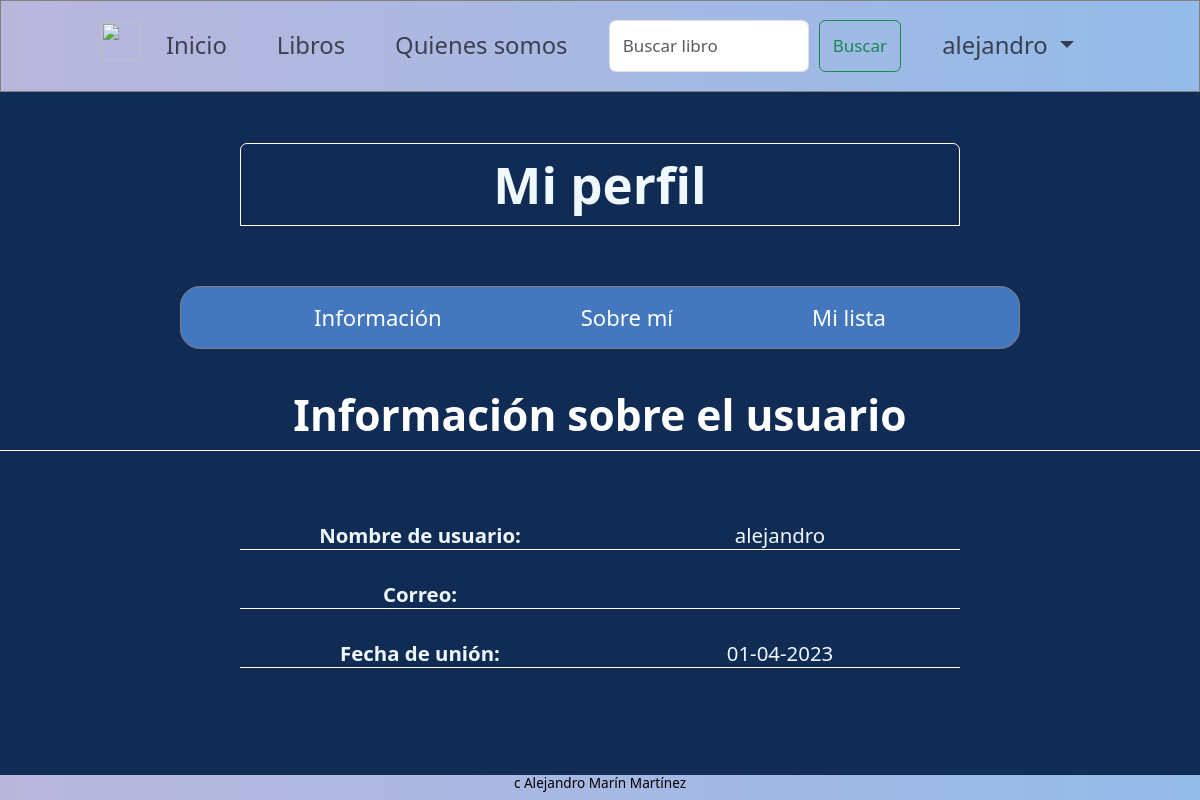
The page /profile/ (signed in) on the database as committed earlier.
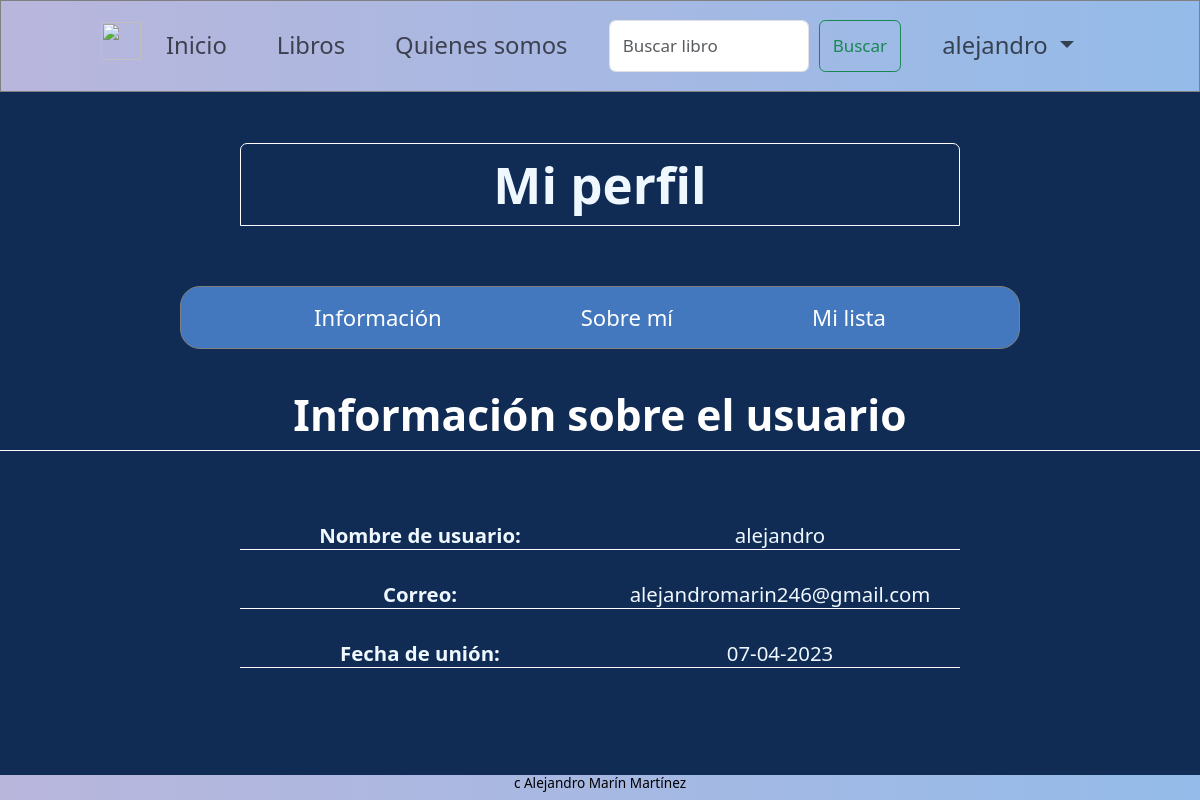
The same page on the database as committed later.
### login/models.py (models this page shows)
class User(AbstractUser):
    id = None
    username = models.CharField(max_length=20, primary_key=True)
    biografia = models.CharField(max_length=1000, default='', blank=True)
    class Meta:
        db_table = 'login_user'

### login/views.py (the view, shortened to what this page needs)
# urls.py: path('profile/', log.profile),
def profile(request):
    username = request.POST.get('username')
    if not request.user.is_authenticated and not username:
        return redirect('/login')
    if request.user.is_authenticated and not username:
        libros = getLibrosByUsername(request.user.username)
        fecha = request.user.date_joined
        fecha_esp =fecha.strftime('%d-%m-%Y')
        return render(request, 'miPerfil.html', {'user': request.user, 'libros': libros, 'mostrar': True,
                                                  'fecha_union': fecha_esp})

### gestionLibros/views.py (called while the page is built)
def getLibrosByUsername(username):
    try:
        return Listas.objects.all().select_related('user', 'book').filter(user=username).exclude(estado='sin_guardar')
    except:
        return []

### login/templates/miPerfil.html (shortened to what this page needs)
{% extends 'base.html' %}
{% load static %}
{% load crispy_forms_tags %}
{% block content %}
  <link rel="stylesheet" href="https://cdn.datatables.net/1.13.4/css/jquery.dataTables.min.css" />
   <link rel="stylesheet" href="https://cdnjs.cloudflare.com/ajax/libs/font-awesome/6.4.0/css/all.min.css" />
    <link rel="stylesheet" href="{% static 'css/miPerfil.css' %}">
    <main>
      <div class="container-data">
        <div class="containers">
          {% if user == request.user %}
            <h1 class="head">Mi perfil</h1>
          {% else %}
           <h1 class="head">Perfil de {{user.username}}</h1>
          {% endif %}
        <ul>
          <li>
            <label for="info" id="label-info">Información</label>
          </li>
          <li>
            <label for="about" id="label-about">Sobre mí</label>
          </li>
          {% if mostrar %}
          <li>
            <label for="list" id="label-list">Mi lista</label>
          </li>
          {% endif %}
        </ul>
        <div class="info esconder">
          <h1 class="title" style="font-weight: bold; padding: 10px;">Información sobre el usuario</h1>
          <table class="table-info">
            <tbody>
              <tr>
                <th>Nombre de usuario:</th>
                <td>{{ user.username }}</td>
              </tr>
              <tr>
                <th>Correo:</th>
                <td>{{user.email}}</td>
              </tr>
              <tr>
                <th>Fecha de unión:</th>
                <td>{{fecha_union}}</td>
              </tr>
            </tbody>
          </table>
        </div>
      </div>
        </div>
      </main>
{% endblock %}

### solicitudes/templates/base.html (shortened to what this page needs)
{% load static %}
<html lang="en">
  <head>
    <link href="https://cdn.jsdelivr.net/npm/bootstrap@5.3.0-alpha1/dist/css/bootstrap.min.css" rel="stylesheet">
    <link rel="stylesheet" href="{% static 'base.css' %}">
  </head>
  <body>
    <nav class="navbar navbar-expand-lg navbar-light bg-light nav-edit">
        <div class="nav-img">
          <img src="https://cdn-icons-png.flaticon.com/512/2784/2784389.png" alt="">
        </div>
      <div class="collapse navbar-collapse nav-ul-container" id="navbarNavDropdown">
        <ul class="navbar-nav">
          <li class="nav-item active">
            <a class="nav-link" href="/">Inicio</a>
          </li>
          <li class="nav-item">
            <a class="nav-link" href="/libros">Libros</a>
          </li>
          <li class="nav-item">
            <a class="nav-link" href="#">Quienes somos</a>
          </li>
          <li>
            <form class="form-inline my-2 my-lg-0" action="/libros/searchBook/" method="POST">
              <input class="form-control mr-sm-2" type="search" placeholder="Buscar libro" aria-label="Search" name="condition" />
              <button class="btn btn-outline-success my-2 my-sm-0" type="submit">Buscar</button>
            </form>
          </li>
          <li class="nav-item dropdown div-searchbar">
            <a class="nav-link dropdown-toggle" href="#" id="navbarDropdownMenuLink" data-bs-toggle="dropdown"
              aria-haspopup="true" aria-expanded="false">
              {% if user.is_authenticated %}{{request.user.username}}{% else %}Opciones{% endif %}
            </a>
          </li>
        </ul>
      </div>
    </nav>
    {% block content %}
    {% endblock %}
    <footer>
      <h1>c Alejandro Marín Martínez</h1>
    </footer>
  </body>
</html>

Rows that differ between the two databases and show on the page:
changed User "alejandro": email (not shown) → "alejandromarin246@gmail.com"
Other text that changed with them:
{{ fecha_union }}: "01-04-2023" → "07-04-2023"
